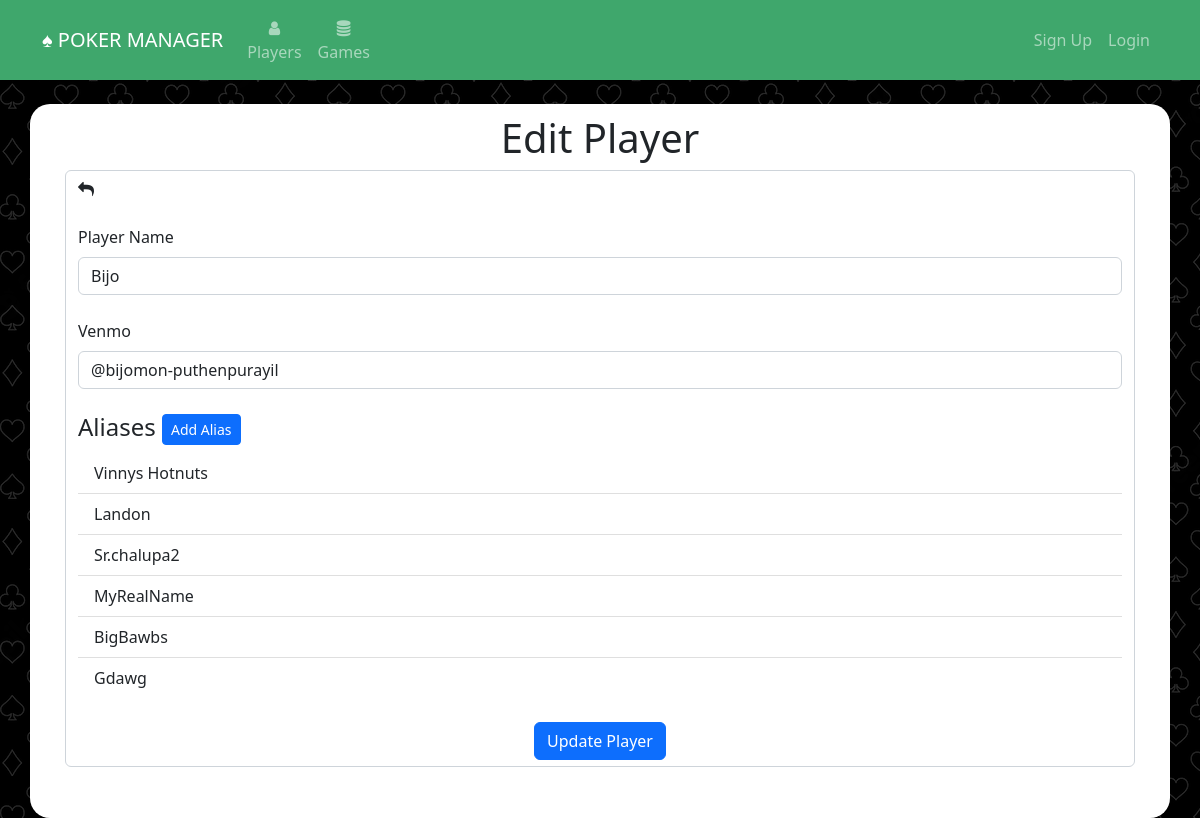
The app's page /edit_player?player_id=6, older data.
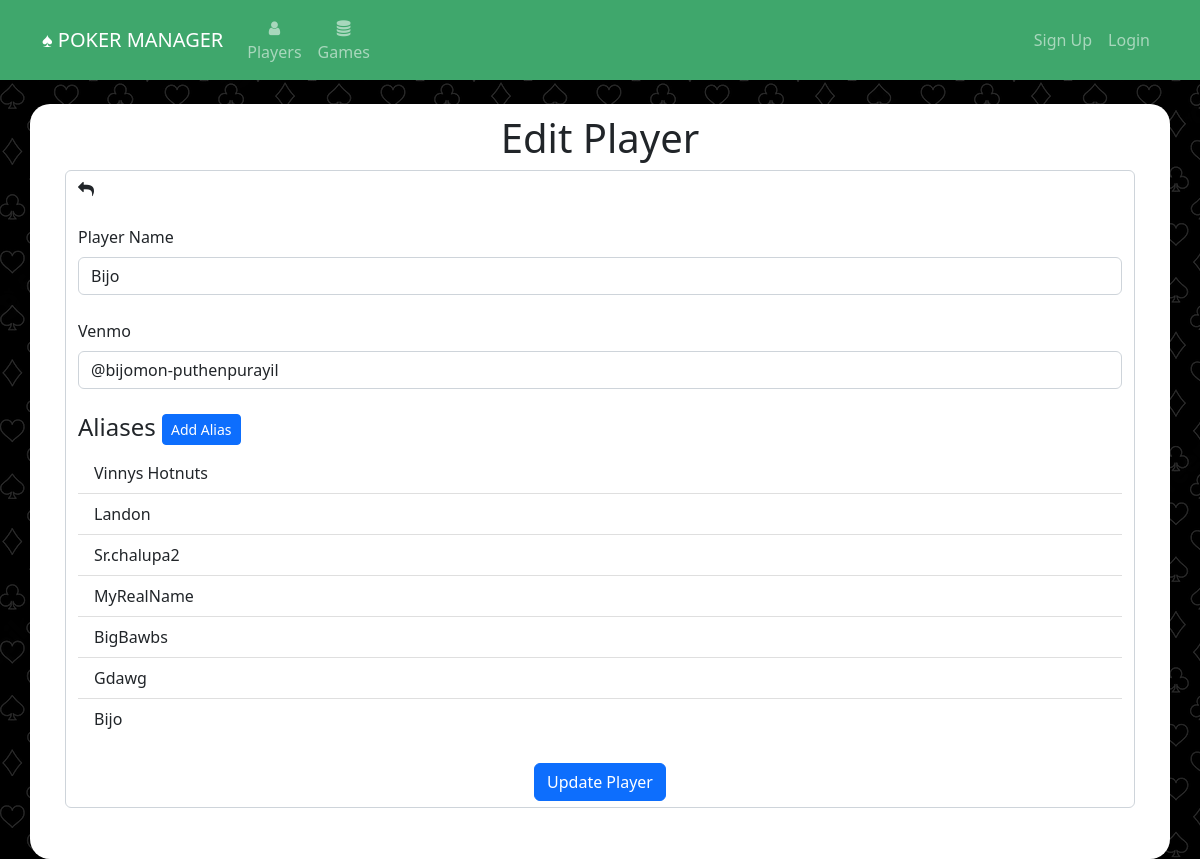
The same page, newer data.
### website/models.py (models this page shows)
class Alias(db.Model):
	id = db.Column(db.Integer, primary_key=True)
	alias = db.Column(db.String(150), unique=True)
	player_id = db.Column(db.Integer, db.ForeignKey('player.id'))

### website/views.py (the view, shortened to what this page needs)
@views.route('/edit_player', methods=['GET','POST'])
def edit_player():
	player_id = request.args.get('player_id')
	if not player_id:
		flash("That user does not exist.", category="error")
		return redirect(url_for('views.players'))
	player = Player.query.filter_by(id=player_id).first()
	if not player:
		flash("That player does not exist.", category="error")
		return redirect(url_for('views.players'))
	return render_template("edit_player.html", user=current_user, player=player)

### website/templates/edit_player.html (shortened to what this page needs)
{% extends "base.html" %}
{% block content %}
<h1 align="center">Edit Player</h1>
<form method="POST">
	<div class="form-control mb-3">
	<a href="{{url_for('views.players')}}" class="nav-item nav-link"><i  class="fa fa-reply" aria-hidden="true"></i></a><br/>
	<label for="player_name" class="form-label">Player Name</label>
	<input type="text" name="player_name" id="player_name" class="form-control" value="{{ player.name }}"></input>
	<br/>
	<label for="player_venmo" class="form-label">Venmo</label>
	<input type="text" name="player_venmo" id="player_venmo" class="form-control" value="{{ player.venmo }}"></input>
	<br/>
	<h4>Aliases <button type="button" class="btn btn-primary btn-sm"  data-bs-toggle="modal" data-bs-target="#addAliasModal"  data-bs-player-name="{{ player.name }}">Add Alias</button></h4>
	<ul class="list-group list-group-flush" id="notes">
		{% for alias in player.aliases %}
		<li class="list-group-item">{{ alias.alias }}
		</li>
		{% endfor %}
	</ul>
	<br/>
	<div align="center">
		<button type="submit" id="player-submit" name="player-submit" class="btn btn-primary">Update Player</button>
	</div>
	</div>
</form>
{% endblock %}

Row changes from the older to the newer data that the page shows:
added Alias: alias "Bijo"
